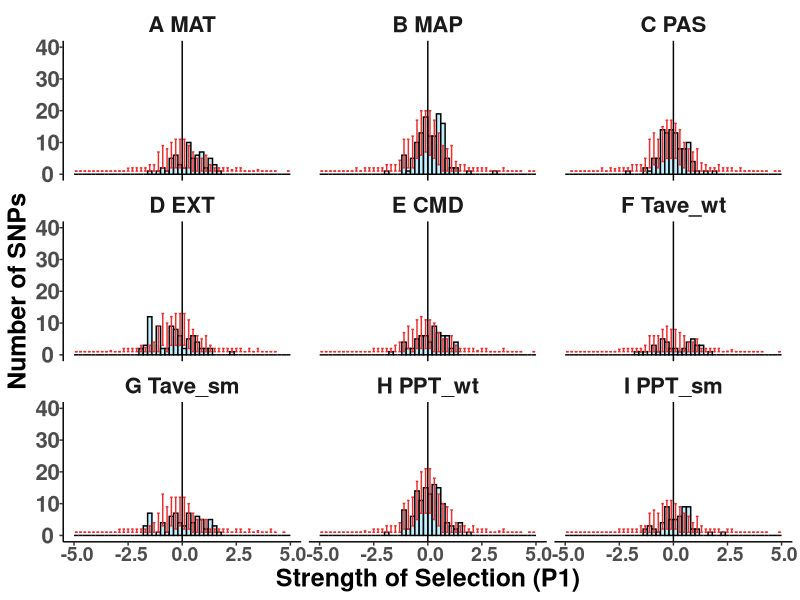
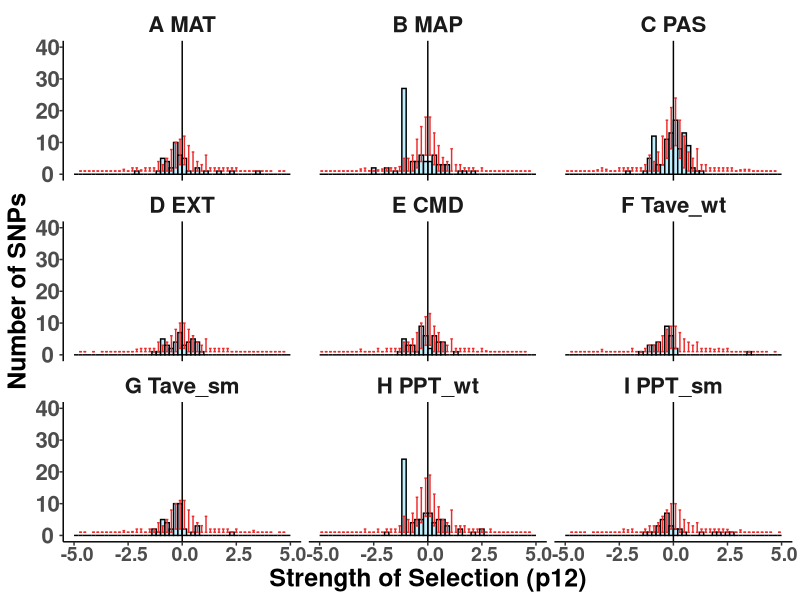
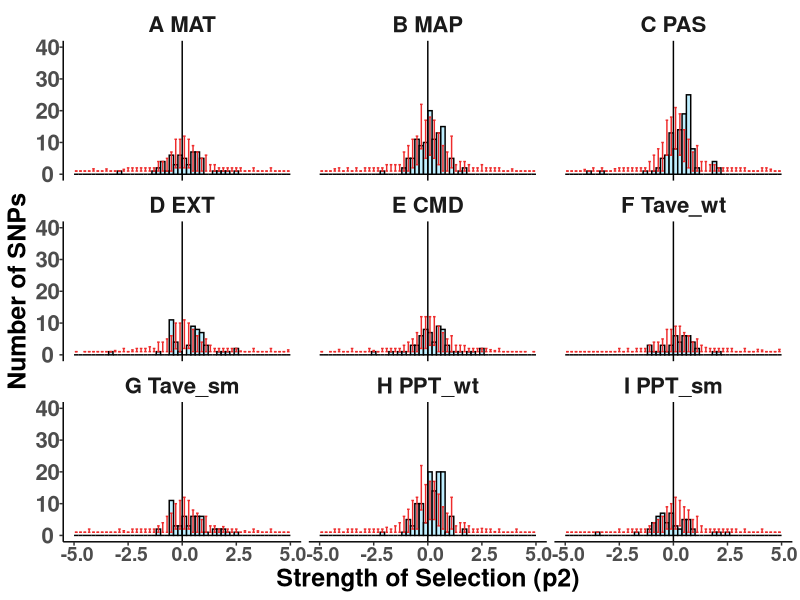
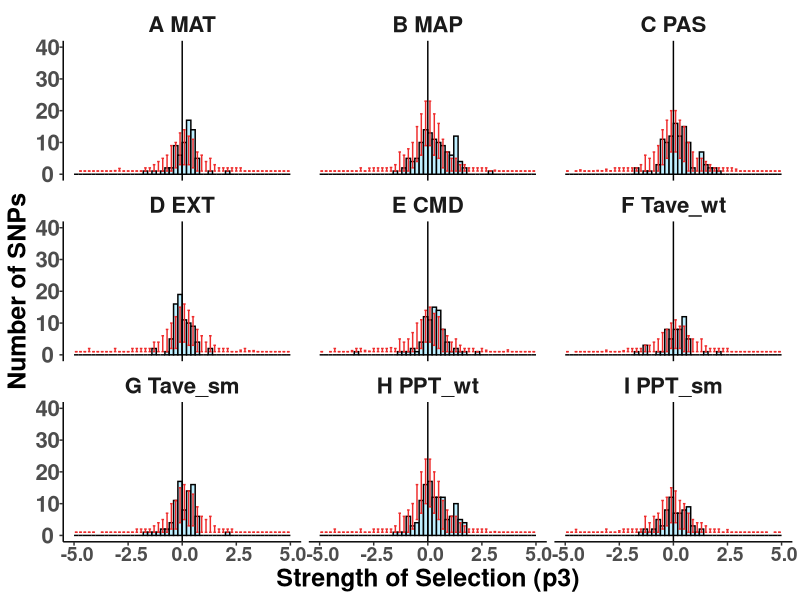
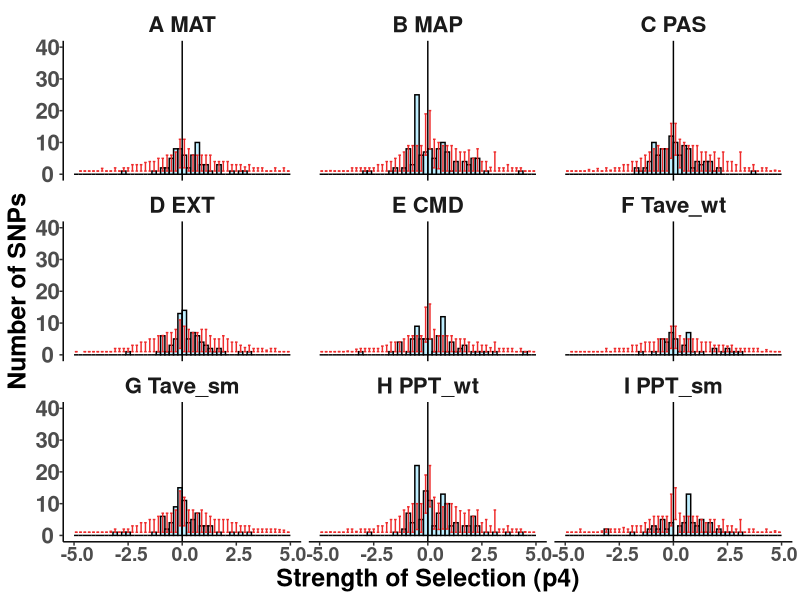
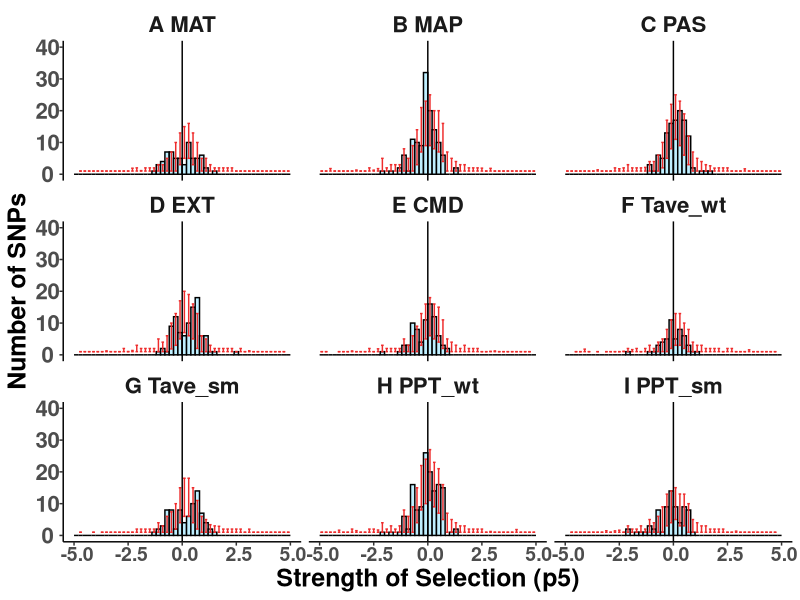
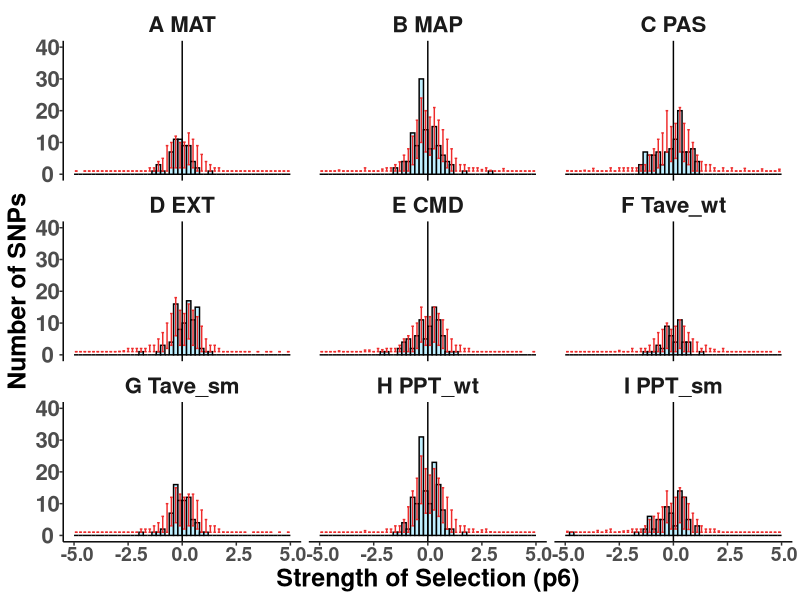
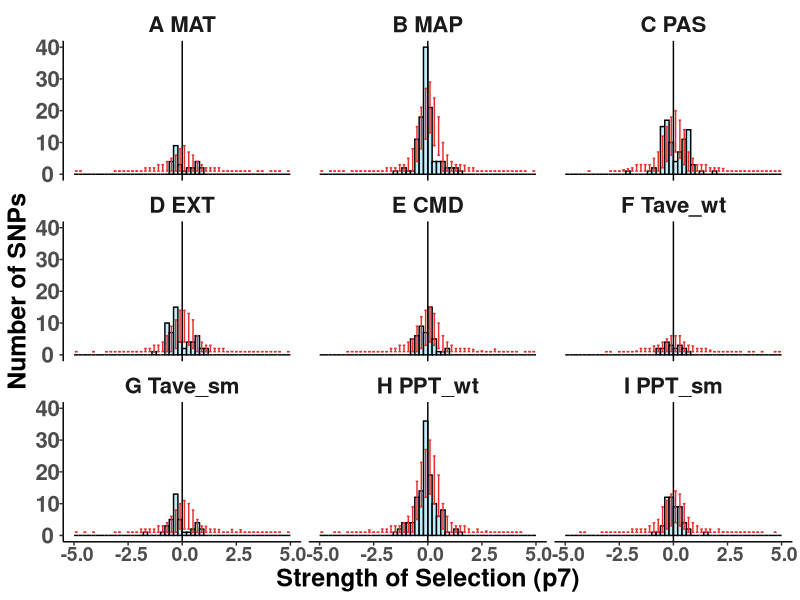

Write R code to recreate these figures, in order.
##################################################################################
## Generate input for strength of selection graphs
## Processing for both observation and permuted CI
## Author Daniel Anstett
## 
## Modified from https://jkzorz.github.io/2020/05/17/Error-bars.html
## Last Modified May 17, 2022
###################################################################################
#Function

theme_ci <- function(){ 
  theme_classic() %+replace%    #replace elements we want to change
    theme(axis.text.x = element_text(size = 14, face = "bold", angle = 0,hjust = 0.4, vjust = 0.7), 
          axis.title = element_text(size = 18, face = "bold"), 
          axis.text.y = element_text(size = 16, face = "bold"),
          strip.background = element_blank(),strip.text.x = element_text(size = 16, face = "bold"))
}



###################################################################################
#Import libraries
library(tidyverse)

#Import files
env_obs_ci <- read_csv("data/obs_ci_env.csv")


###################################################################################
## Histogram graphs with CI
###################################################################################

# p1
mat_p1_hist <- ggplot(env_obs_ci,aes(x=S,y=p1,ymin=p1_low,ymax=p1_up))+
  geom_bar(colour = "black", stat = "identity", width = 0.2, fill = "lightblue1")+
  geom_errorbar(colour = "firebrick2", stat = "identity", width = 0.12) +
  geom_vline(xintercept=0) +
  labs(x = "Strength of Selection (P1)", y = "Number of SNPs") +
  scale_y_continuous(limits=c(0,40))+ theme_ci() + facet_wrap(.~env)
mat_p1_hist 
ggsave("graphs/slopes_CI/01_slope_ci_p1.pdf",width=12, height = 8, units = "in")

# p12
mat_p12_hist <- ggplot(env_obs_ci,aes(x=S,y=p12,ymin=p12_low,ymax=p12_up))+
  geom_bar(colour = "black", stat = "identity", width = 0.2, fill = "lightblue1")+
  geom_errorbar(colour = "firebrick2", stat = "identity", width = 0.12) +
  geom_vline(xintercept=0) +
  labs(x = "Strength of Selection (p12)", y = "Number of SNPs") +
  scale_y_continuous(limits=c(0,40))+ theme_ci() + facet_wrap(.~env)
mat_p12_hist 
ggsave("graphs/slopes_CI/02_slope_ci_p12.pdf",width=12, height = 8, units = "in")


# p2
mat_p2_hist <- ggplot(env_obs_ci,aes(x=S,y=p2,ymin=p2_low,ymax=p2_up))+
  geom_bar(colour = "black", stat = "identity", width = 0.2, fill = "lightblue1")+
  geom_errorbar(colour = "firebrick2", stat = "identity", width = 0.12) +
  geom_vline(xintercept=0) +
  labs(x = "Strength of Selection (p2)", y = "Number of SNPs") +
  scale_y_continuous(limits=c(0,40))+ theme_ci() + facet_wrap(.~env)
mat_p2_hist 
ggsave("graphs/slopes_CI/03_slope_ci_p2.pdf",width=12, height = 8, units = "in")

# p3
mat_p3_hist <- ggplot(env_obs_ci,aes(x=S,y=p3,ymin=p3_low,ymax=p3_up))+
  geom_bar(colour = "black", stat = "identity", width = 0.2, fill = "lightblue1")+
  geom_errorbar(colour = "firebrick2", stat = "identity", width = 0.12) +
  geom_vline(xintercept=0) +
  labs(x = "Strength of Selection (p3)", y = "Number of SNPs") +
  scale_y_continuous(limits=c(0,40))+ theme_ci() + facet_wrap(.~env)
mat_p3_hist 
ggsave("graphs/slopes_CI/04_slope_ci_p3.pdf",width=12, height = 8, units = "in")

# p4
mat_p4_hist <- ggplot(env_obs_ci,aes(x=S,y=p4,ymin=p4_low,ymax=p4_up))+
  geom_bar(colour = "black", stat = "identity", width = 0.2, fill = "lightblue1")+
  geom_errorbar(colour = "firebrick2", stat = "identity", width = 0.12) +
  geom_vline(xintercept=0) +
  labs(x = "Strength of Selection (p4)", y = "Number of SNPs") +
  scale_y_continuous(limits=c(0,40))+ theme_ci() + facet_wrap(.~env)
mat_p4_hist 
ggsave("graphs/slopes_CI/05_slope_ci_p4.pdf",width=12, height = 8, units = "in")

# p5
mat_p5_hist <- ggplot(env_obs_ci,aes(x=S,y=p5,ymin=p5_low,ymax=p5_up))+
  geom_bar(colour = "black", stat = "identity", width = 0.2, fill = "lightblue1")+
  geom_errorbar(colour = "firebrick2", stat = "identity", width = 0.12) +
  geom_vline(xintercept=0) +
  labs(x = "Strength of Selection (p5)", y = "Number of SNPs") +
  scale_y_continuous(limits=c(0,40))+ theme_ci() + facet_wrap(.~env)
mat_p5_hist 
ggsave("graphs/slopes_CI/06_slope_ci_p5.pdf",width=12, height = 8, units = "in")

# p6
mat_p6_hist <- ggplot(env_obs_ci,aes(x=S,y=p6,ymin=p6_low,ymax=p6_up))+
  geom_bar(colour = "black", stat = "identity", width = 0.2, fill = "lightblue1")+
  geom_errorbar(colour = "firebrick2", stat = "identity", width = 0.12) +
  geom_vline(xintercept=0) +
  labs(x = "Strength of Selection (p6)", y = "Number of SNPs") +
  scale_y_continuous(limits=c(0,40))+ theme_ci() + facet_wrap(.~env)
mat_p6_hist 
ggsave("graphs/slopes_CI/07_slope_ci_p6.pdf",width=12, height = 8, units = "in")

# p7
mat_p7_hist <- ggplot(env_obs_ci,aes(x=S,y=p7,ymin=p7_low,ymax=p7_up))+
  geom_bar(colour = "black", stat = "identity", width = 0.2, fill = "lightblue1")+
  geom_errorbar(colour = "firebrick2", stat = "identity", width = 0.12) +
  geom_vline(xintercept=0) +
  labs(x = "Strength of Selection (p7)", y = "Number of SNPs") +
  scale_y_continuous(limits=c(0,40))+ theme_ci() + facet_wrap(.~env)
mat_p7_hist 
ggsave("graphs/slopes_CI/08_slope_ci_p7.pdf",width=12, height = 8, units = "in")

# p8
mat_p8_hist <- ggplot(env_obs_ci,aes(x=S,y=p8,ymin=p8_low,ymax=p8_up))+
  geom_bar(colour = "black", stat = "identity", width = 0.2, fill = "lightblue1")+
  geom_errorbar(colour = "firebrick2", stat = "identity", width = 0.12) +
  geom_vline(xintercept=0) +
  labs(x = "Strength of Selection (p8)", y = "Number of SNPs") +
  scale_y_continuous(limits=c(0,40))+ theme_ci() + facet_wrap(.~env)
mat_p8_hist 
ggsave("graphs/slopes_CI/09_slope_ci_p8.pdf",width=12, height = 8, units = "in")

# p9
mat_p9_hist <- ggplot(env_obs_ci,aes(x=S,y=p9,ymin=p9_low,ymax=p9_up))+
  geom_bar(colour = "black", stat = "identity", width = 0.2, fill = "lightblue1")+
  geom_errorbar(colour = "firebrick2", stat = "identity", width = 0.12) +
  geom_vline(xintercept=0) +
  labs(x = "Strength of Selection (p9)", y = "Number of SNPs") +
  scale_y_continuous(limits=c(0,40))+ theme_ci() + facet_wrap(.~env)
mat_p9_hist 
ggsave("graphs/slopes_CI/10_slope_ci_p9.pdf",width=12, height = 8, units = "in")

# p10
mat_p10_hist <- ggplot(env_obs_ci,aes(x=S,y=p10,ymin=p10_low,ymax=p10_up))+
  geom_bar(colour = "black", stat = "identity", width = 0.2, fill = "lightblue1")+
  geom_errorbar(colour = "firebrick2", stat = "identity", width = 0.12) +
  geom_vline(xintercept=0) +
  labs(x = "Strength of Selection (p10)", y = "Number of SNPs") +
  scale_y_continuous(limits=c(0,40))+ theme_ci() + facet_wrap(.~env)
mat_p10_hist 
ggsave("graphs/slopes_CI/11_slope_ci_p10.pdf",width=12, height = 8, units = "in")

# p11
mat_p11_hist <- ggplot(env_obs_ci,aes(x=S,y=p11,ymin=p11_low,ymax=p11_up))+
  geom_bar(colour = "black", stat = "identity", width = 0.2, fill = "lightblue1")+
  geom_errorbar(colour = "firebrick2", stat = "identity", width = 0.12) +
  geom_vline(xintercept=0) +
  labs(x = "Strength of Selection (p11)", y = "Number of SNPs") +
  scale_y_continuous(limits=c(0,40))+ theme_ci() + facet_wrap(.~env)
mat_p11_hist 
ggsave("graphs/slopes_CI/12_slope_ci_p11.pdf",width=12, height = 8, units = "in")






